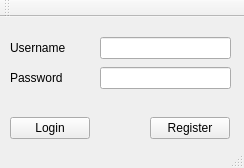
<?xml version="1.0" encoding="UTF-8"?>
<ui version="4.0">
 <class>MainWindow</class>
 <widget class="QMainWindow" name="MainWindow">
  <property name="geometry">
   <rect>
    <x>0</x>
    <y>0</y>
    <width>244</width>
    <height>168</height>
   </rect>
  </property>
  <property name="windowTitle">
   <string>Virtualsoc Login</string>
  </property>
  <widget class="QWidget" name="centralWidget">
   <widget class="QLineEdit" name="userField">
    <property name="geometry">
     <rect>
      <x>100</x>
      <y>20</y>
      <width>131</width>
      <height>22</height>
     </rect>
    </property>
   </widget>
   <widget class="QLineEdit" name="passField">
    <property name="geometry">
     <rect>
      <x>100</x>
      <y>50</y>
      <width>131</width>
      <height>22</height>
     </rect>
    </property>
    <property name="inputMethodHints">
     <set>Qt::ImhDialableCharactersOnly|Qt::ImhDigitsOnly|Qt::ImhEmailCharactersOnly|Qt::ImhExclusiveInputMask|Qt::ImhFormattedNumbersOnly|Qt::ImhHiddenText|Qt::ImhLatinOnly|Qt::ImhLowercaseOnly|Qt::ImhNoAutoUppercase|Qt::ImhNoPredictiveText|Qt::ImhSensitiveData|Qt::ImhUppercaseOnly|Qt::ImhUrlCharactersOnly</set>
    </property>
    <property name="echoMode">
     <enum>QLineEdit::Password</enum>
    </property>
   </widget>
   <widget class="QLabel" name="label">
    <property name="geometry">
     <rect>
      <x>10</x>
      <y>20</y>
      <width>71</width>
      <height>21</height>
     </rect>
    </property>
    <property name="text">
     <string>Username</string>
    </property>
   </widget>
   <widget class="QLabel" name="label_2">
    <property name="geometry">
     <rect>
      <x>10</x>
      <y>50</y>
      <width>71</width>
      <height>21</height>
     </rect>
    </property>
    <property name="text">
     <string>Password</string>
    </property>
   </widget>
   <widget class="QPushButton" name="loginButton">
    <property name="geometry">
     <rect>
      <x>10</x>
      <y>100</y>
      <width>80</width>
      <height>22</height>
     </rect>
    </property>
    <property name="text">
     <string>Login</string>
    </property>
   </widget>
   <widget class="QPushButton" name="registerButton">
    <property name="geometry">
     <rect>
      <x>150</x>
      <y>100</y>
      <width>80</width>
      <height>22</height>
     </rect>
    </property>
    <property name="text">
     <string>Register</string>
    </property>
   </widget>
  </widget>
  <widget class="QToolBar" name="mainToolBar">
   <attribute name="toolBarArea">
    <enum>TopToolBarArea</enum>
   </attribute>
   <attribute name="toolBarBreak">
    <bool>false</bool>
   </attribute>
  </widget>
  <widget class="QStatusBar" name="statusBar"/>
 </widget>
 <layoutdefault spacing="6" margin="11"/>
 <resources/>
 <connections/>
</ui>
